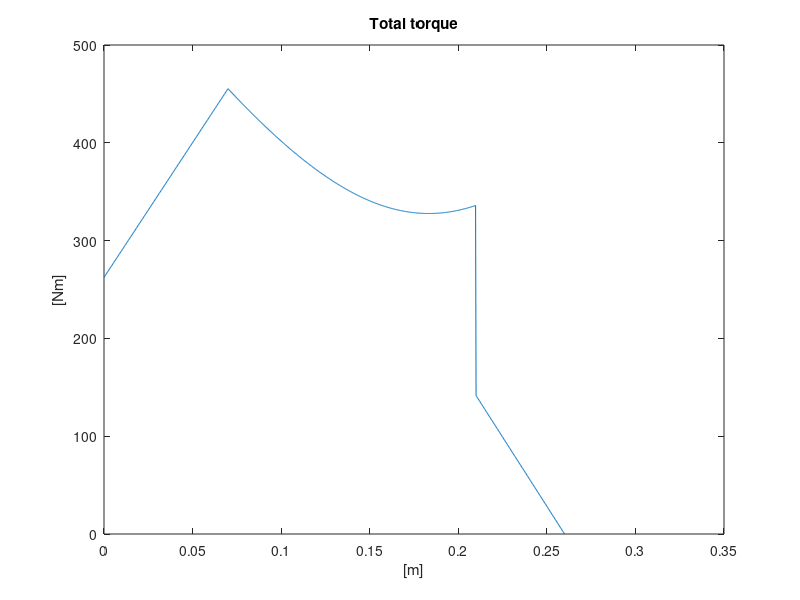
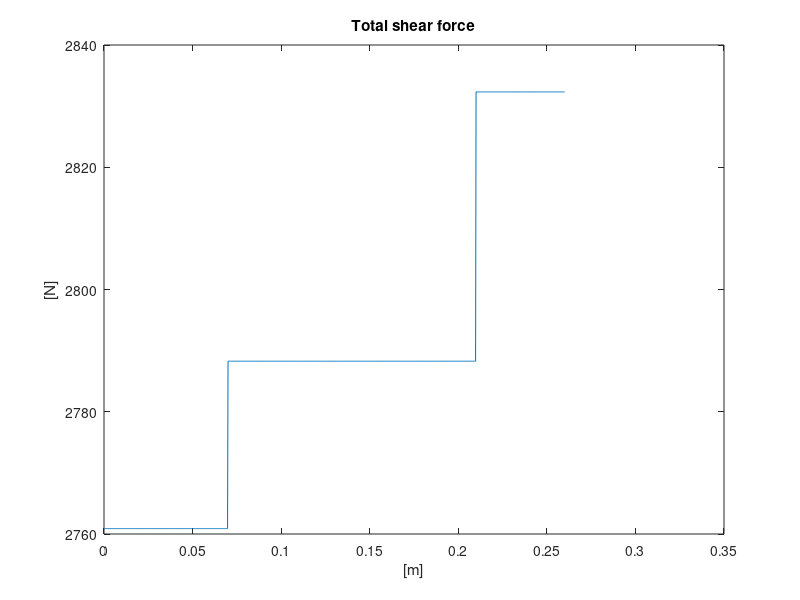
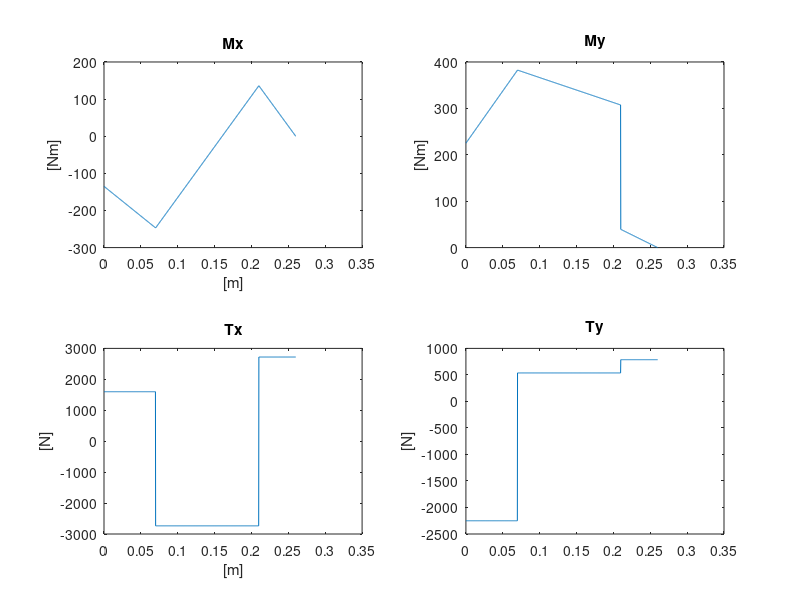

The MATLAB script that drew these images, in order: (Note: this script raises an error after producing the figures.)
clear all
close all
clc

%% Variabels
Fvx=1600; Fvy=2250; Fvz=500; Raz=0; %forces
rk=0.08; a=0.05; b=0.14; c=0.07; d1=0.1; L=a+b+c+d1; %distances
D=45; B=25; an=20; %angels
Lx=0.05; Ly=0; %distances

%Effekt=2pi*n*M
n=70/60; P=3200;
Mv=P/(2*pi*n);

%Cone-length
R1=rk/sind(D);

Fp=Mv/(rk); Fa=Fp*tand(B); Fr=Fp*tand(an)/cosd(B);

%% Equation-system
%Rax Ray Rbx Rby Rbz 
A1= [1 0 1 0 0;
    0 1 0 1 0;
    0 0 0 0 1;
    0 0 -1*(a+b) 0 0;
    0 0 0 1*(a+b) 0];

q1=[-Fvx-Fp;
    Fvy-Fa/sqrt(2)+Fr/sqrt(2);
    -Fvz-Fa/sqrt(2)-Fr/sqrt(2);
    Fvx*(a+b+c+d1)+Fp*a-Fvz*Lx;
    Fvy*(a+b+c+d1)-Fvz*Ly+Fr*cosd(D)*a-Fr*sind(D)*rk-Fa*cosd(D)*rk-Fa*sind(D)*a];

R1=A1\q1;
Rax1=R1(1,1); Ray1=R1(2,1);
Rbx1=R1(3,1); Rby1=R1(4,1); Rbz1=R1(5,1);

%% Calculations
z=linspace(0,(a+b+c),1000);
for i=1:length(z)
    if z(i)>=0 && z(i)<(c)
        Tx(i) = Fvx;
        Ty(i) = -Fvy;
        Mx(i) = Fvz*Lx-Fvx*(z(i)+d1);
        My(i) = Fvy*(z(i)+d1);
        Mtot(i)=sqrt(Mx(i).^2+My(i).^2);
        Ttot(i)=sqrt(Tx(i).^2+Ty(i).^2);
    elseif z(i)>=(c) && z(i)<(c+b)
        Tx(i) = Fvx+Rbx1;
        Ty(i) = Rby1-Fvy;
        Mx(i) = Fvz*Lx-Fvx*(z(i)+d1)-Rbx1*(z(i)-c);
        My(i) = Fvy*(z(i)+d1)-Rby1*(z(i)-c);
        Mtot(i)=sqrt(Mx(i).^2+My(i).^2);
        Ttot(i)=sqrt(Tx(i).^2+Ty(i).^2);
    elseif z(i)>=(c+b) && z(i)<=(a+b+c)
        Tx(i) = Fvx + Rbx1 + Fp;
        Ty(i) = Rby1-Fvy-Fr*cosd(D)+Fa*sind(D);
        Mx(i) = Fvz*Lx-Fvx*(z(i)+d1)-Rbx1*(z(i)-c)-Fp*(z(i)-(c+b));
        My(i) = Fvy*(z(i)+d1)-Rby1*(z(i)-c)+Fr*cosd(D)*(z(i)-(c+b))-Fr*sind(D)*rk-Fa*cosd(D)*rk-Fa*sind(D)*(z(i)-(c+b));
        Mtot(i)=sqrt(Mx(i).^2+My(i).^2);
        Ttot(i)=sqrt(Tx(i).^2+Ty(i).^2);
    end
end

%% Plot
plot(z,Mtot);
title('Total torque');
ylabel('[Nm]'); xlabel('[m]');
figure;
plot(z,Ttot);
title('Total shear force');
ylabel('[N]'); xlabel('[m]');

figure;
Mxp=subplot(2,2,1);
plot(Mxp,z,Mx);
title(Mxp,'Mx');
ylabel(Mxp,'[Nm]'); xlabel('[m]');
Myp=subplot(2,2,2);
plot(Myp,z,My);
title(Myp,'My');
ylabel(Myp,'[Nm]');
Txp=subplot(2,2,3);
plot(Txp,z,Tx);
title(Txp,'Tx');
ylabel(Txp,'[N]'); xlabel('[m]');
Typ=subplot(2,2,4);
plot(Typ,z,Ty);
title(Typ,'Ty');
ylabel(Typ,'[N]');

%% Dimension Stress
sigma_B=640e6; %Beteckning 141650-01 (KTH s.386)
sigma_y=390e6;
E=206e9;
rho=7780;
kt=2;
dy_s=0.033;
diai_s=0.032;

for i=1:length(z)
        Mb=Mtot(i);
        m=rho*L*pi*((dy_s/2).^2-(diai_s/2).^2);
        Wv=pi*(dy_s.^4-diai_s.^4)/(16*dy_s);
        Wb=pi*(dy_s.^4-diai_s.^4)/(32*dy_s);
        tao=Mv/Wv*kt;
        sigma_n=Mb/Wb*kt;
        sigma_Vm=sqrt(sigma_n.^2+3*tao.^2);
        
        while sigma_y < sigma_Vm
           dy_s=dy_s+0.0001;
           m=rho*L*pi*((dy_s/2).^2-(diai_s/2).^2);
           Wv=pi*(dy_s.^4-diai_s.^4)/(16*dy_s);
           Wb=pi*(dy_s.^4-diai_s.^4)/(32*dy_s);
           tao=Mv/Wv*kt; %Multiplie with kf (formfaktor)
           sigma_n=Mb/Wb*kt; %-||-
           sigma_Vm=sqrt(sigma_n.^2+3*tao.^2);
        end
        diay_s(i)=dy_s;
end


%% Dimension Fatigue
sigma_ub=270e6;
sigma_e=270e6; tao_e=sigma_e/sqrt(3);
ks=0.92; q=0.73; kf=1+q*(kt-1); 
dy_f=0.033; diai_f=0.032;
Wv=pi*(dy_f.^4-diai_f.^4)/(16*dy_f); Wb=pi*(dy_f.^4-diai_f.^4)/(32*dy_f);
sigma_a=Mtot(1)/Wb*kf/(kd(dy_f)*ks); tao_a=((Mv/Wv)*kf/(kd(dy_f)*ks))/2;

for i=1:length(z)
    Wv=pi*(dy_f.^4-diai_f.^4)/(16*dy_f); Wb=pi*(dy_f.^4-diai_f.^4)/(32*dy_f);
    sigma_a=Mtot(i)/Wb*kf/(kd(dy_f)*ks); tao_a=((Mv/Wv)*kf/(kd(dy_f)*ks))/2;
    while sqrt((sigma_a/sigma_e).^2+(tao_a/tao_e).^2) > 1
        dy_f=dy_f+0.0001;
        Wv=pi*(dy_f.^4-diai_f.^4)/(16*dy_f); Wb=pi*(dy_f.^4-diai_f.^4)/(32*dy_f);
        sigma_a=Mtot(i)/Wb*kf/(kd(dy_f)*ks); tao_a=((Mv/Wv)*kf/(kd(dy_f)*ks))/2;
    end
    diay_f(i)=dy_f;
end

    
%% Dimension Bendning
d_max=50e-6;
diay_b=0.033; diai_b=0.032;
I=pi*(diay_b.^4-diai_b.^4)/64;
M1x=Fvx*(c+d1)-Fvz*Lx; M2x=0; M_ubx=0; Px=-Fp;
M1y=-Fvy*(c+d1); M2y=0; M_uby=-rk*(Fr*sind(D)+Fa*cosd(D)); Py=Fr*cosd(D)-Fa*sind(D);
alpha=(b+c+d1)/L; beta=a/L;
delta=1;

while delta > d_max
    diay_b=diay_b+0.0001;
    I=pi*(diay_b.^4-diai_b.^4)/64;

    m1x=M1x*L/(3*E*I)+M2x*L/(6*E*I)+M_ubx*L/(6*E*I)*(1-3*beta.^2)+Px*L.^2/(6*E*I)*alpha*beta*(1+beta);
    m1y=M1y*L/(3*E*I)+M2y*L/(6*E*I)+M_uby*L/(6*E*I)*(1-3*beta.^2)+Py*L.^2/(6*E*I)*alpha*beta*(1+beta);
    delta_x=(d1+c)*sin(m1x); delta_y=(d1+c)*sin(m1y);
    delta=norm([delta_x delta_y]);
end

dia=[max(diay_s) max(diay_f) diay_b; diai_s diai_f diai_b];

%% Case 2
d2=0.06;
Ffa2=6000;

%Rax Ray Rbx Rby Rbz 
A2= [1 0 1 0 0;
    0 1 0 1 0;
    0 0 0 0 1;
    0 0 1*(a+b) 0 0;
    0 0 0 1*(a+b) 0];

q2=[-Fp;
    -Fa*sind(D)+Fr*cosd(D);
    -Ffa2-Fa*cosd(D)-Fr*sind(D);
    -Fp*a;
    -Fa*cosd(D)*rk-Fa*sind(D)*a+Fr*cosd(D)*a-Fr*sind(D)*rk];
R2=A2\q2;
Rax2=R2(1,1); Ray2=R2(2,1);
Rbx2=R2(3,1); Rby2=R2(4,1); Rbz2=R2(5,1);

%% Case 3
d3=0.05;
Ffp=1400; Ffr=1400; Ffa=700; rt3=0.02; fi=45;

%Rax Ray Rbx Rby Rbz 
A3= [1 0 1 0 0;
    0 1 0 1 0;
    0 0 0 0 1;
    0 0 1*(a+b) 0 0;
    0 0 0 1*(a+b) 0];

q3=[-Fp;
    -Fa*sind(D)+Fr*cosd(D)+(Ffr*sind(fi)+Ffp*cosd(fi));
    -Fr*sind(D)-Fa*cosd(D)+Ffa;
    -Fp*a-Ffa*rt3*cosd(fi);
    (Ffr*sind(fi)+Ffp*cosd(fi))*(a+b+c+d3)+Ffa*rt3*cosd(fi)+Fr*cosd(D)*a-Fr*sind(D)*rk-Fa*cosd(D)*rk-Fa*sind(D)*a];
R3=A3\q3;
Rax3=R3(1,1); Ray3=R3(2,1);
Rbx3=R3(3,1); Rby3=R3(4,1); Rbz3=R3(5,1);
%% Bearing calculations
k=3/2; %om R>0.90
ny=2.8; %Viskocitet sm?rjolja (Free)
ata=0.5; %normalt rena f?rh?llanden SKFs.66
a1=1;
%Case A 40%, Case 2 20%, Case 3 40%

%% Bearing A Variabels: SKF NU1014ECP s.616
CA=76.5e3; C0A=93e3; PuA=12e3; nA=7000/60; dA=0.070; DA=0.110;
pA=10/3; %rullager

%A har ingen axialkraft -> PA=FrA
FrA1=norm([Rax1 Ray1]); FrA2=norm([Rax2 Ray2]); FrA3=norm([Rax3 Ray3]);
PA1=FrA1; PA2=FrA2; PA3=FrA3;

%KappaA and aSKF
dmA=(dA+DA)/2; %dmA=0.09 nA=7000 rpm -> ny1A=6.5 mm.^2
ny1A=6.5;
kappaA=ny/ny1A;
aSKFA1=aSKF_rollerbearings(kappaA,ata*PuA/PA1);
aSKFA2=aSKF_rollerbearings(kappaA,ata*PuA/PA2);
aSKFA3=aSKF_rollerbearings(kappaA,ata*PuA/PA3);

%Livsl?ngd
L10A1=a1*aSKFA1*(CA/PA1).^pA; L10A2=a1*aSKFA2*(CA/PA2).^pA; L10A3=a1*aSKFA3*(CA/PA3).^pA; L10A=[L10A1 L10A2 L10A3];
L10Am=1/(0.4/L10A1+0.2/L10A2+0.4/L10A3); %delskadeteori
L5Am=(log(0.95)/log(0.9)).^(1/k)*L10Am;

%% Bearing B Variabels: SKF 22318E s.906
CB=610e3; C0B=695e3; PuB=67e3; nB=2600/60; dB=0.090; DB=0.190; eB=0.33;
y1=2; y2=3; y0=2;
pB=10/3; %rullager

FrB1=norm([Rbx1 Rby1]); FrB2=norm([Rbx2 Rby2]); FrB3=norm([Rbx3 Rby3]); Fr=[FrA1 FrA2 FrA3; FrB1 FrB2 FrB3];
FaB=abs([Rbz1 Rbz2 Rbz3]);

for i=1:3
    et(i)=FaB(i)/Fr(2,i);
    if et <= eB
        PB(i)=Fr(2,i)+y1*FaB(i);
    elseif et > eB
        PB(i)=0.67*Fr(2,i)+y2*FaB(i);
    end
end

%KappaB and aSKF
dmB=(dB+DB)/2; %dmB=0.1400 nB=2600 rpm -> ny1B=7 mm.^2
ny1B=7;
kappaB=ny/ny1B;
aSKFB1=aSKF_rollerbearings(kappaB,ata*PuB/PB(1));
aSKFB2=aSKF_rollerbearings(kappaB,ata*PuB/PB(2));
aSKFB3=aSKF_rollerbearings(kappaB,ata*PuB/PB(3));

%Livsl?ngd
L10B1=a1*aSKFB1*(CB/PB(1)).^pB; L10B2=a1*aSKFB2*(CB/PB(2)).^pB; L10B3=a1*aSKFB3*(CB/PB(3)).^pA; L10B=[L10B1 L10B2 L10B3];
L10Bm=1/(0.4/L10B1+0.2/L10B2+0.4/L10B3); %delskadeteori
L5Bm=(log(0.95)/log(0.9)).^(1/k)*L10Bm;

%% Bearing A&B
L10tot=(L10Am.^(-k)+L10Bm.^(-k)).^(-1/k);
L5tot=(log(0.95)/log(0.90)).^(1/k)*L10tot;
